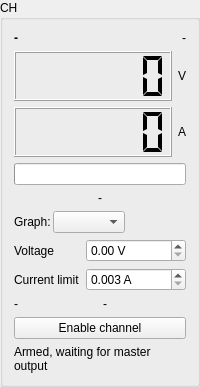
<?xml version="1.0" encoding="UTF-8"?>
<ui version="4.0">
 <class>ChannelCard</class>
 <widget class="QGroupBox" name="ChannelCard">
  <property name="title">
   <string>CH</string>
  </property>
  <layout class="QVBoxLayout" name="rootLayout">
   <item>
    <layout class="QGridLayout" name="readoutLayout" columnstretch="1,0">
     <item row="0" column="0">
      <widget class="QLabel" name="modeLabel">
       <property name="font">
        <font>
         <bold>true</bold>
        </font>
       </property>
       <property name="text">
        <string>-</string>
       </property>
      </widget>
     </item>
     <item row="0" column="1">
      <widget class="QLabel" name="powerLabel">
       <property name="text">
        <string>-</string>
       </property>
       <property name="alignment">
        <set>Qt::AlignRight|Qt::AlignTrailing|Qt::AlignVCenter</set>
       </property>
      </widget>
     </item>
     <item row="1" column="0">
      <widget class="QLCDNumber" name="voltLcd">
       <property name="minimumSize">
        <size>
         <width>0</width>
         <height>50</height>
        </size>
       </property>
       <property name="segmentStyle">
        <enum>QLCDNumber::Flat</enum>
       </property>
       <property name="digitCount">
        <number>6</number>
       </property>
      </widget>
     </item>
     <item row="1" column="1">
      <widget class="QLabel" name="voltUnit">
       <property name="text">
        <string>V</string>
       </property>
      </widget>
     </item>
     <item row="2" column="0">
      <widget class="QLCDNumber" name="currLcd">
       <property name="minimumSize">
        <size>
         <width>0</width>
         <height>50</height>
        </size>
       </property>
       <property name="segmentStyle">
        <enum>QLCDNumber::Flat</enum>
       </property>
       <property name="digitCount">
        <number>6</number>
       </property>
      </widget>
     </item>
     <item row="2" column="1">
      <widget class="QLabel" name="currUnit">
       <property name="text">
        <string>A</string>
       </property>
      </widget>
     </item>
    </layout>
   </item>
   <item>
    <widget class="QProgressBar" name="loadBar">
     <property name="value">
      <number>0</number>
     </property>
     <property name="textVisible">
      <bool>false</bool>
     </property>
    </widget>
   </item>
   <item>
    <widget class="QLabel" name="loadLabel">
     <property name="text">
      <string>-</string>
     </property>
     <property name="alignment">
      <set>Qt::AlignCenter</set>
     </property>
    </widget>
   </item>
   <item>
    <layout class="QVBoxLayout" name="plotLayout">
     <property name="spacing">
      <number>2</number>
     </property>
     <item>
      <layout class="QHBoxLayout" name="plotHeaderLayout">
       <item>
        <widget class="QLabel" name="plotCaption">
         <property name="text">
          <string>Graph:</string>
         </property>
        </widget>
       </item>
       <item>
        <widget class="QComboBox" name="plotCombo"/>
       </item>
       <item>
        <spacer name="plotHeaderSpacer">
         <property name="orientation">
          <enum>Qt::Horizontal</enum>
         </property>
         <property name="sizeHint" stdset="0">
          <size>
           <width>40</width>
           <height>20</height>
          </size>
         </property>
        </spacer>
       </item>
      </layout>
     </item>
    </layout>
   </item>
   <item>
    <layout class="QFormLayout" name="setLayout">
     <item row="0" column="0">
      <widget class="QLabel" name="voltCaption">
       <property name="text">
        <string>Voltage</string>
       </property>
      </widget>
     </item>
     <item row="0" column="1">
      <widget class="QDoubleSpinBox" name="voltSpin">
       <property name="keyboardTracking">
        <bool>false</bool>
       </property>
       <property name="suffix">
        <string> V</string>
       </property>
       <property name="decimals">
        <number>2</number>
       </property>
       <property name="maximum">
        <double>32.000000000000000</double>
       </property>
       <property name="singleStep">
        <double>0.100000000000000</double>
       </property>
      </widget>
     </item>
     <item row="1" column="0">
      <widget class="QLabel" name="currCaption">
       <property name="text">
        <string>Current limit</string>
       </property>
      </widget>
     </item>
     <item row="1" column="1">
      <widget class="QDoubleSpinBox" name="currSpin">
       <property name="keyboardTracking">
        <bool>false</bool>
       </property>
       <property name="suffix">
        <string> A</string>
       </property>
       <property name="decimals">
        <number>3</number>
       </property>
       <property name="minimum">
        <double>0.003000000000000</double>
       </property>
       <property name="maximum">
        <double>3.000000000000000</double>
       </property>
       <property name="singleStep">
        <double>0.010000000000000</double>
       </property>
      </widget>
     </item>
    </layout>
   </item>
   <item>
    <layout class="QHBoxLayout" name="protLayout">
     <item>
      <widget class="QLabel" name="fuseLabel">
       <property name="text">
        <string>-</string>
       </property>
      </widget>
     </item>
     <item>
      <widget class="QLabel" name="ovpLabel">
       <property name="text">
        <string>-</string>
       </property>
      </widget>
     </item>
    </layout>
   </item>
   <item>
    <widget class="QPushButton" name="channelButton">
     <property name="text">
      <string>Enable channel</string>
     </property>
     <property name="checkable">
      <bool>true</bool>
     </property>
    </widget>
   </item>
   <item>
    <widget class="QLabel" name="hintLabel">
     <property name="text">
      <string>Armed, waiting for master output</string>
     </property>
     <property name="wordWrap">
      <bool>true</bool>
     </property>
    </widget>
   </item>
   <item>
    <spacer name="bottomSpacer">
     <property name="orientation">
      <enum>Qt::Vertical</enum>
     </property>
     <property name="sizeHint" stdset="0">
      <size>
       <width>20</width>
       <height>0</height>
      </size>
     </property>
    </spacer>
   </item>
  </layout>
 </widget>
 <resources/>
 <connections/>
</ui>
